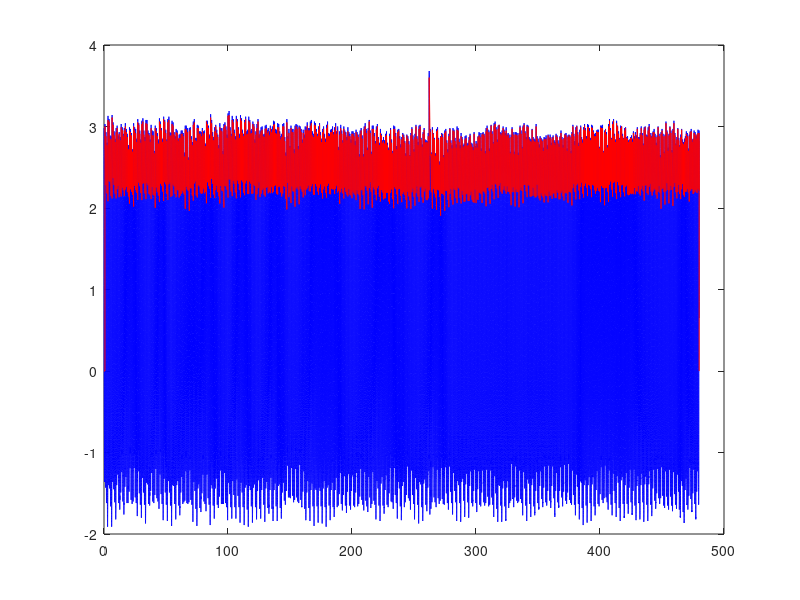
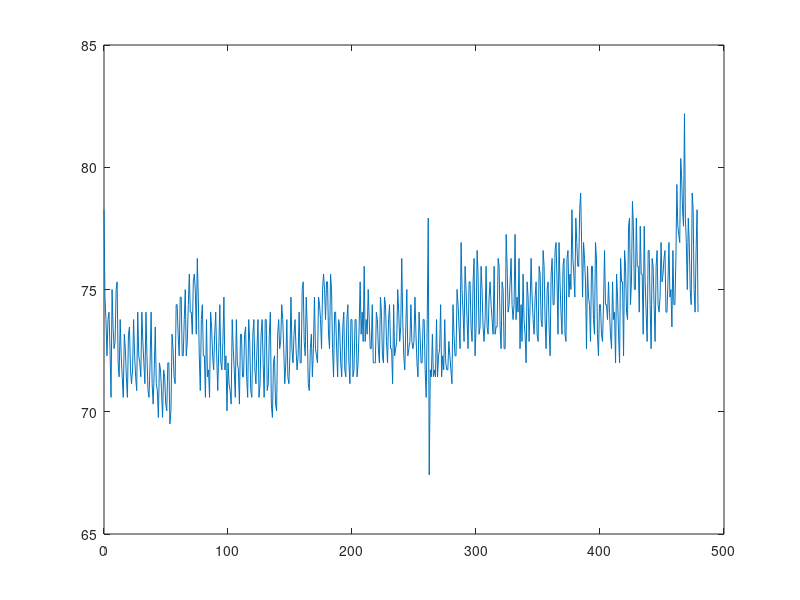

Recreate these plots in MATLAB, in order.
load('0322_8min.mat')

y=signal.pleth.y;
Fs=param.samplingrate.pleth;

%[b,a] = butter(2,[0.5 40]/(Fs/2), 'bandpass');
%y = filtfilt(b,a,y_org);

N=length(y);
T = 1/Fs;
t = (0:N-1)*T;



% - Calculate the first difference of the filtered ECG signal -
y_d = y(1:N-1) - y(2:N);

% --- Peak detector ---
% - Define variables used for the peak detector -
% Variable to save threshold values
crawler = zeros(length(y_d),1);

peak = 0;
peak_time = 0;
ptp = 0;
ptp_values = 1;
ptp_time = 0;
ptp_i = 1;
% Decay rate (in the beginning it is a constant so there would be something to start with)
decay = 1.5;
% Variable for delay
delay = 0;
% Variables for R wave detection
rwave_peaks = 0;
rwave_time = 0;
rwave_value = 0;
% Variables for measurement of R-wave width
r_width = 0;
r_width_arr = 0;



% - Peak detector (crawler) -
for i = 2 : length(y_d)-12
    
    % - Check if current point in the signal is a R peak - 
    % To detect a peak, the signal at a particular point should satisfy 
    % three conditions:
    %   * The signal should change its direction from rising to falling. 
    %     This is done by detecting the point where first difference 
    %     changes sign from positive to negative.
    %   * Current threshold level should be lower than the signal value at
    %     this point.
    %   * Delay should be over 1/10th of Sampling freqancy (1 second).
    %     This is done not to detect multiple peaks in the close vicinity
    
    %if (y_d(i,1) > 0 && y_d(i-1,1) < 0) && (crawler(i-1,1) < y(i,1) && (delay > Fs/10))
    %doesn't work since some peaks are flat
    
   % if ((y_d(i,1) > 0 && y_d(i-1,1) < 0) && (crawler(i-1,1) < y(i,1) && (delay > Fs/10))) | ...
    %        ((y_d(i,1) == 0 && y_d(i-1,1) < 0 && y_d(i+7,1) > 0 ) && (crawler(i-1,1) < y(i,1) && (delay > Fs/10)))
        
     if ((y_d(i,1) > 0 && y_d(i-1,1) < 0) && (crawler(i-1,1) < y(i,1) && (delay > Fs/10))) | ...
         ((y(i,1) > y(i-1,1) && y(i,1) > y(i+10,1)) && (crawler(i-1,1) < y(i,1) && (delay > Fs/10)))
        
     
  %   if ((y_d(i,1) > 0 && y_d(i-1,1) < 0) | (y_d(i,1) == 0 && y_d(i-1,1)))  && ...
   %          ((y(i,1) > y(i+7)) && (y(i,1) > y(i+4)) && (y(i,1) > y(i+5)) && (y(i,1) > y(i+6)))
         
         
        % Set threshold to peak value
        crawler(i,1) = y(i,1);
        
       
        
        % - Calculate and save Peak to Peak (R-R interval) -
        ptp = t(i) - peak_time;
        peak_time = t(i);
        ptp_values = [ptp_values; ptp];
        ptp_time = [ptp_time; t(i)];
        ptp_i = [ptp_i; i];
        peak = y(i,1);
        
        % - Reset delay time -
        delay = 0;
        
        % - Save R peaks -
        %rwave_peaks = [rwave_peaks; y(i)];
        %rwave_time = [rwave_time; t(i)];
        %rwave_value = [rwave_value; yy(i)];
        
    % end
    
    % - If a peak is not detected then decrease the threshold -
    else
        % Calculate decay depending on the amplitude of the last detected
        % peak
        decay = peak/1000;
        % Decrease the threshold by the decay rate and save it
        crawler(i,1) = crawler(i-1,1) - decay;
        
        % - Increment delay -
        delay = delay + 1;
    end
    
end

plot(t(1:N-1), y(1:N-1), 'b');
hold on
plot(t(1:N-1), crawler, 'r');

L=length(ptp_time);
%calculate pulse in real time
for i=1:(L-1)
    pulse_real_time(i)=60/(ptp_time(i+1)-ptp_time(i));
end
    
pulse=mean(pulse_real_time(3:end))

figure(2)
plot(ptp_time(1:L-1),pulse_real_time)




